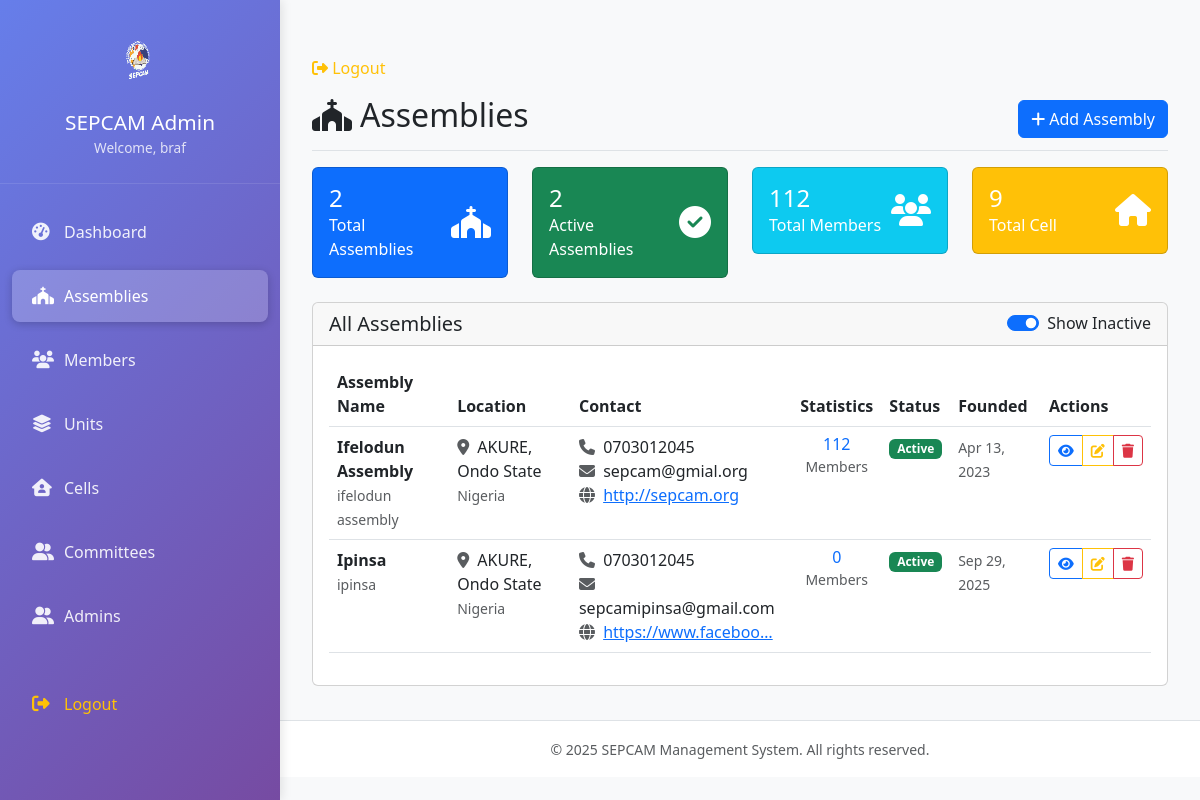
Page /assemblies/ (signed in) on the earlier database version.
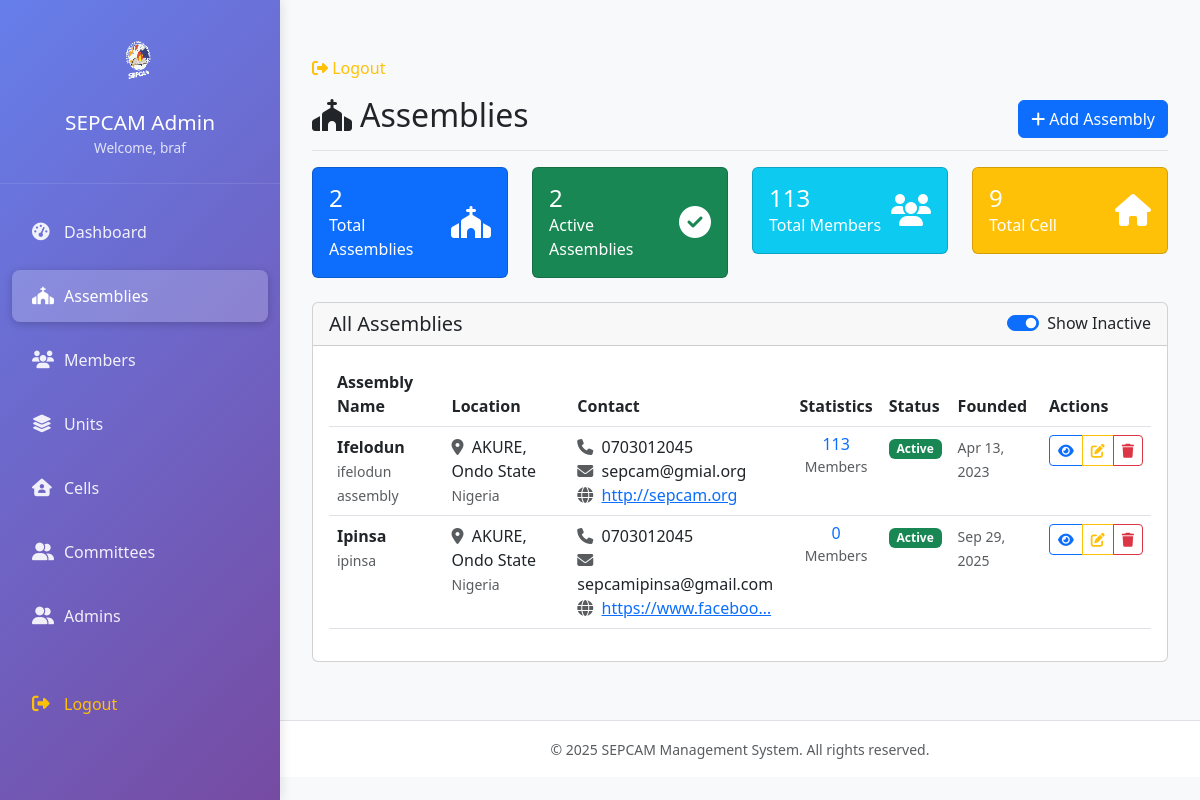
Same page on the later database version.
### core/models.py (models this page shows, shortened)
class Assembly(models.Model):
    name = models.CharField(max_length=200)
    description = models.TextField(blank=True)
    founded_date = models.DateField(null=True, blank=True)
    website = models.URLField(blank=True)
    email = models.EmailField(blank=True)
    phone = models.CharField(max_length=20, blank=True)
    street_address = models.CharField(max_length=200)
    city = models.CharField(max_length=100)
    state = models.CharField(max_length=100)
    country = models.CharField(max_length=100, default="Nigeria")
    zip_code = models.CharField(max_length=20, blank=True)
    latitude = models.DecimalField(
        max_digits=9, decimal_places=6, null=True, blank=True
    )
    longitude = models.DecimalField(
        max_digits=9, decimal_places=6, null=True, blank=True
    )
    facebook_url = models.URLField(blank=True)
    twitter_url = models.URLField(blank=True)
    instagram_url = models.URLField(blank=True)
    youtube_url = models.URLField(blank=True)
    is_active = models.BooleanField(default=True)
    created_at = models.DateTimeField(auto_now_add=True)
    updated_at = models.DateTimeField(auto_now=True)
    class Meta:
        verbose_name_plural = "Assemblies"
        ordering = ["name"]

### core/views.py (the view)
# urls.py: path("assemblies/", views.assembly_list, name="assembly_list"),
def assembly_list(request):
    assemblies = Assembly.objects.annotate(member_count=Count("members"))
    active_only = request.GET.get("active")
    if active_only:
        assemblies = assemblies.filter(is_active=True)
    total_assemblies = assemblies.count()
    active_assemblies = assemblies.filter(is_active=True).count()
    total_members = Member.objects.all().count()
    total_cell = Cell.objects.all().count()
    context = {
        "assemblies": assemblies,
        "total_assemblies": total_assemblies,
        "active_assemblies": active_assemblies,
        "total_members": total_members,
        "total_cell": total_cell,
    }
    return render(request, "assemblies/assembly_list.html", context)

### core/models.py (called while the page is built)
    @property
    def is_superadmin(self):
        return self.level == "SUPERADMIN"

    @property
    def is_cell_admin(self):
        return self.level == "Cell"

    @property
    def is_moderator(self):
        return self.level == "MODERATOR"

    @property
    def is_inventory_admin(self):
        return self.level == "Inventory"

### core/templates/assemblies/assembly_list.html (shortened to what the changed rows need)
{% extends 'base.html' %}
{% load static %}
{% block content %}
<div class="d-flex justify-content-between flex-wrap flex-md-nowrap align-items-center pt-3 pb-2 mb-3 border-bottom">
    <h1 class="h2">
        <i class="fas fa-church me-2"></i>Assemblies
    </h1>
</div>
<div class="row mb-4">
    <div class="col-md-3">
        <div class="card bg-info text-white">
            <div class="card-body">
                <div class="d-flex justify-content-between">
                    <div>
                        <h4 class="mb-0">{{ total_members }}</h4>
                        <p class="mb-0">Total Members</p>
                    </div>
                </div>
            </div>
        </div>
    </div>
</div>
<div class="card">
    <div class="card-body">
        <div class="table-responsive">
            <table class="table table-hover">
                <thead>
                    <tr>
                        <th>Assembly Name</th>
                        <th>Location</th>
                        <th>Contact</th>
                        <th>Statistics</th>
                        <th>Status</th>
                        <th>Founded</th>
                        <th>Actions</th>
                    </tr>
                </thead>
                <tbody>
                    {% for assembly in assemblies %}
                    <tr>
                        <td>
                            <strong>{{ assembly.name }}</strong>
                            {% if assembly.description %}
                            <br><small class="text-muted">{{ assembly.description|truncatewords:8 }}</small>
                            {% endif %}
                        </td>
                        <td>
                            <div>
                                <i class="fas fa-map-marker-alt text-muted me-1"></i>
                                {{ assembly.city }}, {{ assembly.state }}
                            </div>
                            <small class="text-muted">{{ assembly.country }}</small>
                        </td>
                        <td>
                            {% if assembly.phone %}
                            <div><i class="fas fa-phone text-muted me-1"></i> {{ assembly.phone }}</div>
                            {% endif %}
                            {% if assembly.email %}
                            <div><i class="fas fa-envelope text-muted me-1"></i> {{ assembly.email }}</div>
                            {% endif %}
                            {% if assembly.website %}
                            <div><i class="fas fa-globe text-muted me-1"></i> <a href="{{assembly.website}}" target="_blank">{{ assembly.website|truncatechars:20 }}</a></div>
                            {% endif %}
                        </td>
                        <td>
                            <div class="assembly-stats">
                                <div class="d-flex text-center">
                                    <div class="flex-fill">
                                        <h6 class="mb-0 text-primary">{{ assembly.member_count}}</h6>
                                        <small class="text-muted">Members</small>
                                    </div>
                                </div>
                            </div>
                        </td>
                        <td>
                            {% if assembly.is_active %}
                            <span class="badge bg-success">Active</span>
                            {% else %}
                            <span class="badge bg-secondary">Inactive</span>
                            {% endif %}
                        </td>
                        <td>
                            {% if assembly.founded_date %}
                            <small class="text-muted">{{ assembly.founded_date|date:"M d, Y" }}</small>
                            {% else %}
                            <span class="text-muted">-</span>
                            {% endif %}
                        </td>
                        <td>
                            <div class="btn-group btn-group-sm">
                                <button class="btn btn-outline-primary view-assembly" data-assembly-id="{{ assembly.id }}">
                                    <i class="fas fa-eye"></i>
                                </button>
                                <button class="btn btn-outline-warning edit-assembly" data-assembly-id="{{ assembly.id }}">
                                    <i class="fas fa-edit"></i>
                                </button>
                                <button class="btn btn-outline-danger delete-assembly"
                                        data-assembly-id="{{ assembly.id }}"
                                        data-assembly-name="{{ assembly.name }}">
                                    <i class="fas fa-trash"></i>
                                </button>
                            </div>
                        </td>
                    </tr>
                    {% endfor %}
                </tbody>
            </table>
        </div>
    </div>
</div>
{% endblock %}

Differences in the rows shown:
changed Assembly "sepcam@gmial.org": name "Ifelodun Assembly" → "Ifelodun"; member_count "112" → "113"
Other differences:
{{ total_members }}: "112" → "113"
